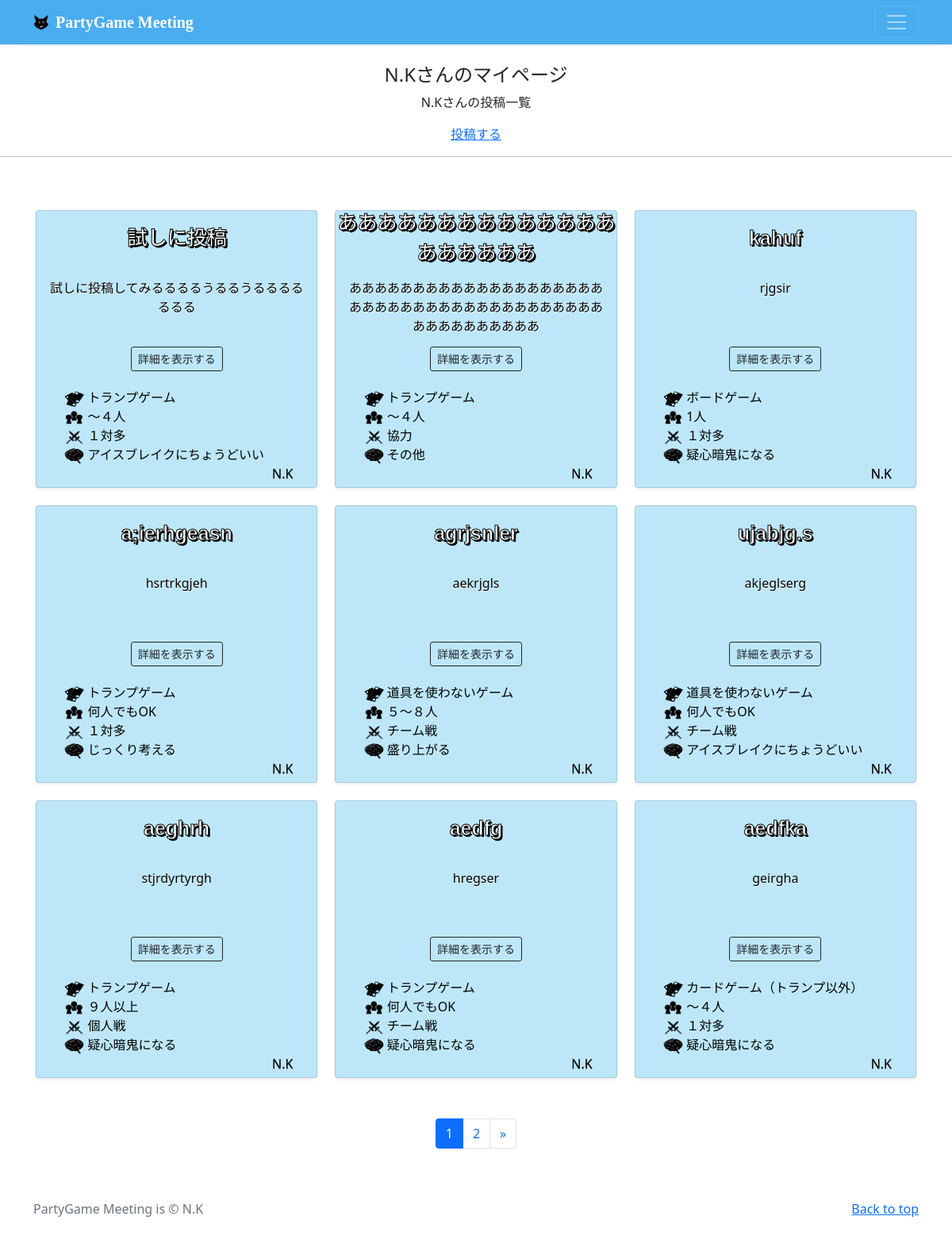
Before: /mypage/ (signed in) with the older database file.
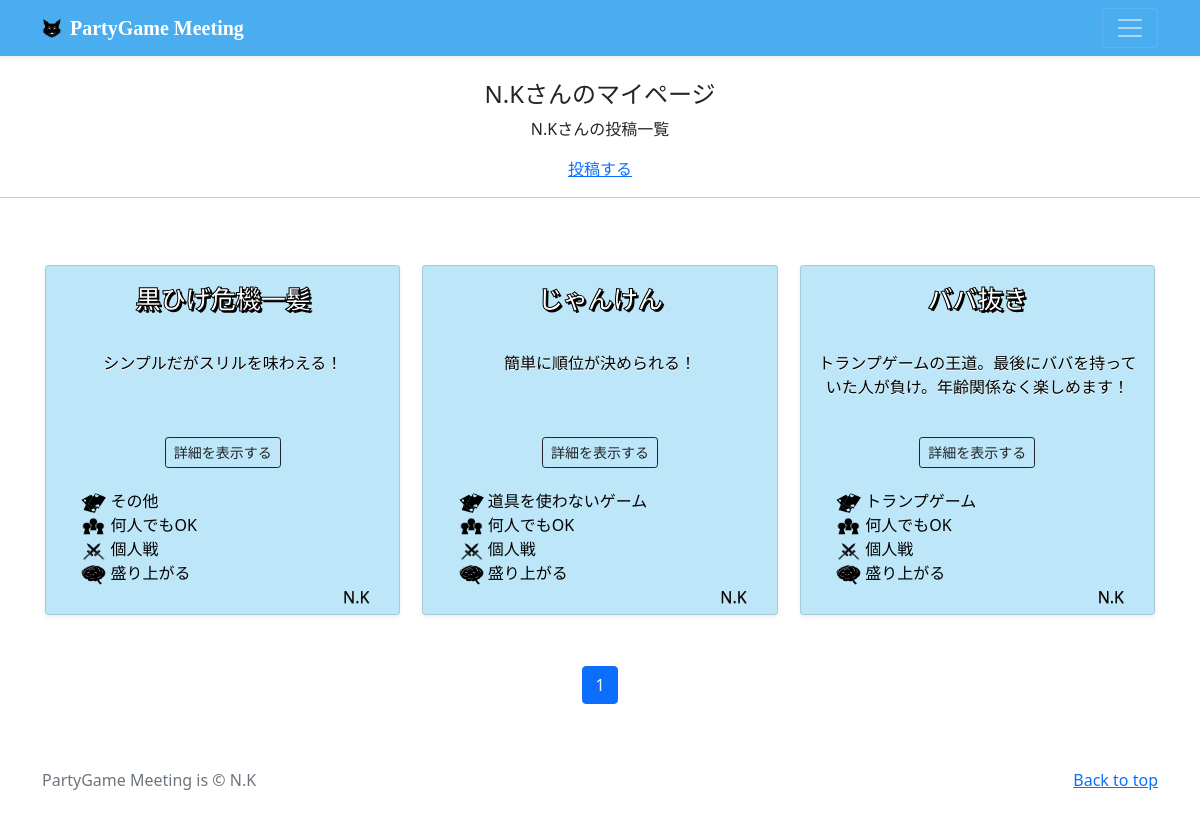
After: the same page with the newer database file.
### partygame/models.py (models this page shows, shortened)
class PartygamePost(models.Model):
    user = models.ForeignKey(
        CustomUser,
        verbose_name='ユーザー',
        on_delete=models.CASCADE
    )
    category = models.ForeignKey(
        Category,
        verbose_name='カテゴリ',
        on_delete=models.PROTECT
    )
    category2 = models.ForeignKey(
        Category2,
        verbose_name='カテゴリ2',
        on_delete=models.PROTECT
    )
    category3 = models.ForeignKey(
        Category3,
        verbose_name='カテゴリ3',
        on_delete=models.PROTECT
    )
    category4 = models.ForeignKey(
        Category4,
        verbose_name='カテゴリ4',
        on_delete=models.PROTECT
    )
    title = models.CharField(
        verbose_name='タイトル',
        max_length=20
    )
    subtitle = models.CharField(
        verbose_name='サブタイトル',
        max_length=50
    )
    item = models.TextField(
        verbose_name='ゲームに必要なアイテム'
    )
    preparation = models.TextField(
        verbose_name='開始前の準備'
    )
    wincondition = models.CharField(
        verbose_name='勝利条件を一言で',
        max_length=100
    )
    detail = models.TextField(
        verbose_name='詳細説明'
    )
    posted_at = models.DateTimeField(
        verbose_name='投稿日時',
        auto_now_add=True
    )

class Category(models.Model):
    title = models.CharField(
        verbose_name='カテゴリ',    # フィールドのタイトル
        max_length=20
    )

class Category2(models.Model):
    title = models.CharField(
        verbose_name='カテゴリ',    # フィールドのタイトル
        max_length=20
    )

class Category3(models.Model):
    title = models.CharField(
        verbose_name='カテゴリ',    # フィールドのタイトル
        max_length=20
    )

class Category4(models.Model):
    title = models.CharField(
        verbose_name='カテゴリ',    # フィールドのタイトル
        max_length=20
    )

### accounts/models.py (models this page shows)
class CustomUser(AbstractUser):
    pass

### partygame/views.py (the view)
# urls.py: path('mypage/', views.MypageView.as_view(), name='mypage'),
class MypageView(ListView):
    template_name = 'mypage.html'
    paginate_by = 9
    def get_queryset(self):
        queryset = PartygamePost.objects.filter(user=self.request.user).order_by('-posted_at')
        return queryset

### partygame/templates/mypage.html (shortened to what this page needs)
{% extends 'base.html' %}
{% block contents %}
    {% if user.is_authenticated %}
        <br>
        <div style="text-align:center">
            <h4>{{ user.username }}さんのマイページ</h4>
            {% if object_list.count == 0 %}
                <p>{{ user.username }}さんの投稿はありません</p>
            {% else %}
                <p>{{ user.username }}さんの投稿一覧</p>
            {% endif %}
            <a href="{% url 'partygame:post' %}">投稿する</a>
        </div>
        <hr>
    {% endif %}
    {% include "partygame_list.html" %}
    {% include "pagination.html" %}
{% endblock %}

### partygame/templates/partygame_list.html (shortened to what this page needs)
{% load static %}
  <div class="album py-5 bg-white">
    <div class="container">
      <div class="row row-cols-1 row-cols-sm-2 row-cols-md-3 g-3">
        {% for record in object_list %}
          <div class="col">
              <div class="">
                <div class="card shadow-sm bg-blue container-margin-all list-size">
                  <div class="list-title text-center-center" ><text class="list-title-text">{{ record.title }}</text></div>
                  <div class="card-body list-subtitle-container container-column">
                    <div class="list-subtitle"><p class="card-text">{{ record.subtitle }}</p></div>
                    <div class="d-flex align-items-center detail-button">
                        <button type="button" class="btn btn-sm btn-outline-dark" onclick="location.href='{% url 'partygame:partygame_detail' record.pk %}'">詳細を表示する</button>
                    </div>
                  </div>
                  <div class="container-row list-tag-container">
                    <div class="none-space"></div>
                    <div class="container-column">
                      <a href="{% url 'partygame:partygame_category' category=record.category.id %}" style="text-decoration:none" class="text-black">
                        <img src={% static 'img/card_black.png' %} width="25" height="20" class="">
                        {{ record.category.title }}
                      </a>
                      <a href="{% url 'partygame:partygame_category2' category2=record.category2.id %}" style="text-decoration:none" class="text-black">
                        <img src={% static 'img/people_black.png' %} width="25" height="20"class="">
                        {{ record.category2.title }}
                      </a>
                      <a href="{% url 'partygame:partygame_category3' category3=record.category3.id %}" style="text-decoration:none" class="text-black">
                        <img src={% static 'img/vsken.png' %} width="25" height="20" class="">
                        {{ record.category3.title }}
                      </a>
                      <a href="{% url 'partygame:partygame_category4' category4=record.category4.id %}" style="text-decoration:none" class="text-black">
                        <img src={% static 'img/nomiso_black.png' %} width="25" height="20" class="">
                        {{ record.category4.title }}
                      </a>
                    </div>
                  </div>
                  <div class="username-container">
                    <a href="{% url 'partygame:user_list' user=record.user.id %}" style="text-decoration:none">
                      <small class="text-black" style="font-size:16px">{{ record.user.username }}</small>
                    </a>
                  </div>
                </div>
            </div>
          </div>
        {% endfor %}
      </div>
    </div>
  </div>

Changed rows visible on the page:
removed PartygamePost: title "試しに投稿", subtitle "試しに投稿してみるるるるうるるうるるるるるるる", category "トランプゲーム", category2 "〜４人", category3 "１対多", category4 "アイスブレイクにちょうどいい", user.username "N.K"
removed PartygamePost: title "ああああああああああああああああああああ", subtitle "ああああああああああああああああああああああああああああああああああああああああああああああああああ", category "トランプゲーム", category2 "〜４人", category3 "協力", category4 "その他", user.username "N.K"
removed PartygamePost: title "kahuf", subtitle "rjgsir", category "ボードゲーム", category2 "1人", category3 "１対多", category4 "疑心暗鬼になる", user.username "N.K"
removed PartygamePost: title "a;ierhgeasn", subtitle "hsrtrkgjeh", category "トランプゲーム", category2 "何人でもOK", category3 "１対多", category4 "じっくり考える", user.username "N.K"
removed PartygamePost: title "agrjsnler", subtitle "aekrjgls", category "道具を使わないゲーム", category2 "５〜８人", category3 "チーム戦", category4 "盛り上がる", user.username "N.K"
removed PartygamePost: title "ujabjg.s", subtitle "akjeglserg", category "道具を使わないゲーム", category2 "何人でもOK", category3 "チーム戦", category4 "アイスブレイクにちょうどいい", user.username "N.K"
removed PartygamePost: title "aeghrh", subtitle "stjrdyrtyrgh", category "トランプゲーム", category2 "９人以上", category3 "個人戦", category4 "疑心暗鬼になる", user.username "N.K"
removed PartygamePost: title "aedfg", subtitle "hregser", category "トランプゲーム", category2 "何人でもOK", category3 "チーム戦", category4 "疑心暗鬼になる", user.username "N.K"
removed PartygamePost: title "aedfka", subtitle "geirgha", category "カードゲーム（トランプ以外）", category2 "〜４人", category3 "１対多", category4 "疑心暗鬼になる", user.username "N.K"
added PartygamePost: title "黒ひげ危機一髪", subtitle "シンプルだがスリルを味わえる！", category "その他", category2 "何人でもOK", category3 "個人戦", category4 "盛り上がる", user.username "N.K"
now on this page (row unchanged): PartygamePost: title "じゃんけん", subtitle "簡単に順位が決められる！", category "道具を使わないゲーム", category2 "何人でもOK", category3 "個人戦", category4 "盛り上がる", user.username "N.K"
now on this page (row unchanged): PartygamePost: title "ババ抜き", subtitle "トランプゲームの王道。最後にババを持っていた人が負け。年齢関係なく楽しめます！", category "トランプゲーム", category2 "何人でもOK", category3 "個人戦", category4 "盛り上がる", user.username "N.K"
Other visible differences:
list line gone: "2"
